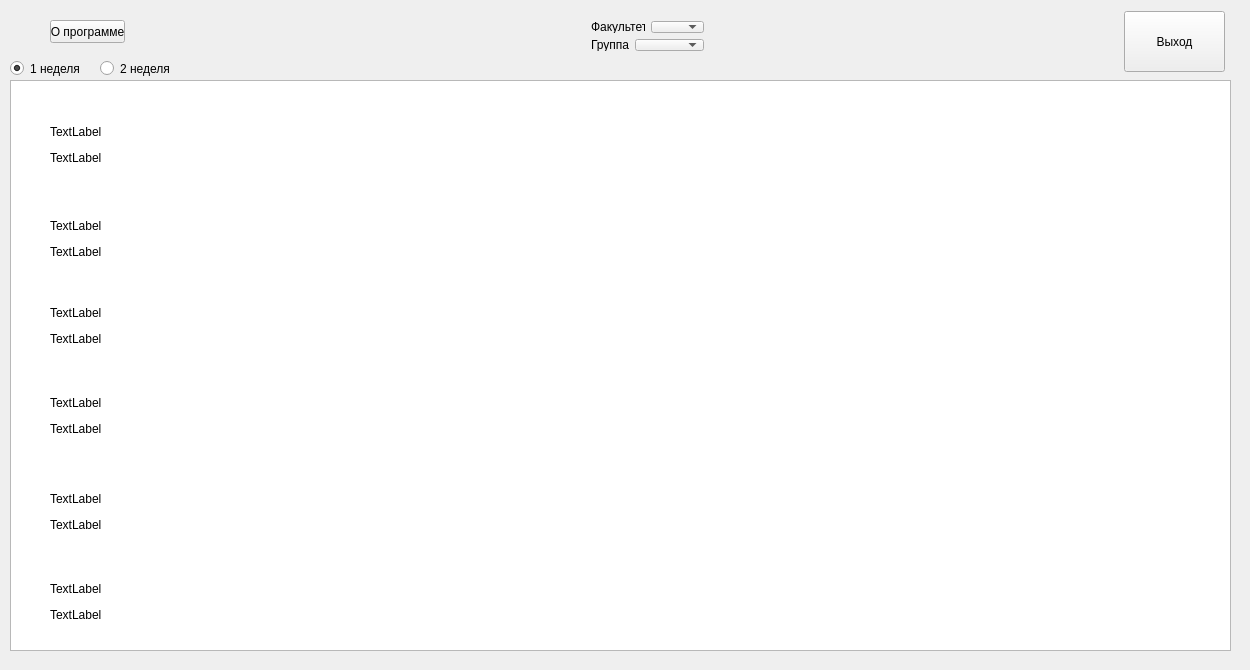
<?xml version="1.0" encoding="UTF-8"?>
<ui version="4.0">
 <class>read</class>
 <widget class="QWidget" name="read">
  <property name="geometry">
   <rect>
    <x>0</x>
    <y>0</y>
    <width>1250</width>
    <height>670</height>
   </rect>
  </property>
  <property name="minimumSize">
   <size>
    <width>1250</width>
    <height>670</height>
   </size>
  </property>
  <property name="maximumSize">
   <size>
    <width>1305</width>
    <height>660</height>
   </size>
  </property>
  <property name="windowTitle">
   <string>Расписание</string>
  </property>
  <property name="windowIcon">
   <iconset>
    <normaloff>icon.ico</normaloff>icon.ico</iconset>
  </property>
  <widget class="QRadioButton" name="week1Radio">
   <property name="geometry">
    <rect>
     <x>10</x>
     <y>60</y>
     <width>82</width>
     <height>17</height>
    </rect>
   </property>
   <property name="text">
    <string>1 неделя</string>
   </property>
   <property name="checked">
    <bool>true</bool>
   </property>
  </widget>
  <widget class="QRadioButton" name="week2Radio">
   <property name="geometry">
    <rect>
     <x>100</x>
     <y>60</y>
     <width>82</width>
     <height>17</height>
    </rect>
   </property>
   <property name="text">
    <string>2 неделя</string>
   </property>
  </widget>
  <widget class="QLabel" name="time3">
   <property name="geometry">
    <rect>
     <x>50</x>
     <y>331</y>
     <width>121</width>
     <height>16</height>
    </rect>
   </property>
   <property name="text">
    <string>TextLabel</string>
   </property>
  </widget>
  <widget class="QLabel" name="para4">
   <property name="geometry">
    <rect>
     <x>50</x>
     <y>395</y>
     <width>111</width>
     <height>16</height>
    </rect>
   </property>
   <property name="text">
    <string>TextLabel</string>
   </property>
  </widget>
  <widget class="QLabel" name="time4">
   <property name="geometry">
    <rect>
     <x>50</x>
     <y>421</y>
     <width>111</width>
     <height>16</height>
    </rect>
   </property>
   <property name="text">
    <string>TextLabel</string>
   </property>
  </widget>
  <widget class="QLabel" name="para5">
   <property name="geometry">
    <rect>
     <x>50</x>
     <y>491</y>
     <width>111</width>
     <height>16</height>
    </rect>
   </property>
   <property name="text">
    <string>TextLabel</string>
   </property>
  </widget>
  <widget class="QLabel" name="time5">
   <property name="geometry">
    <rect>
     <x>50</x>
     <y>517</y>
     <width>111</width>
     <height>16</height>
    </rect>
   </property>
   <property name="text">
    <string>TextLabel</string>
   </property>
  </widget>
  <widget class="QLabel" name="para6">
   <property name="geometry">
    <rect>
     <x>50</x>
     <y>581</y>
     <width>131</width>
     <height>16</height>
    </rect>
   </property>
   <property name="text">
    <string>TextLabel</string>
   </property>
  </widget>
  <widget class="QLabel" name="time6">
   <property name="geometry">
    <rect>
     <x>50</x>
     <y>607</y>
     <width>91</width>
     <height>16</height>
    </rect>
   </property>
   <property name="text">
    <string>TextLabel</string>
   </property>
  </widget>
  <widget class="QLabel" name="para2">
   <property name="geometry">
    <rect>
     <x>50</x>
     <y>218</y>
     <width>81</width>
     <height>16</height>
    </rect>
   </property>
   <property name="text">
    <string>TextLabel</string>
   </property>
  </widget>
  <widget class="QLabel" name="para3">
   <property name="geometry">
    <rect>
     <x>50</x>
     <y>305</y>
     <width>141</width>
     <height>16</height>
    </rect>
   </property>
   <property name="text">
    <string>TextLabel</string>
   </property>
  </widget>
  <widget class="QLabel" name="time2">
   <property name="geometry">
    <rect>
     <x>50</x>
     <y>244</y>
     <width>101</width>
     <height>16</height>
    </rect>
   </property>
   <property name="text">
    <string>TextLabel</string>
   </property>
  </widget>
  <widget class="QLabel" name="para1">
   <property name="geometry">
    <rect>
     <x>50</x>
     <y>124</y>
     <width>81</width>
     <height>16</height>
    </rect>
   </property>
   <property name="text">
    <string>TextLabel</string>
   </property>
  </widget>
  <widget class="QLabel" name="time1">
   <property name="geometry">
    <rect>
     <x>50</x>
     <y>150</y>
     <width>71</width>
     <height>16</height>
    </rect>
   </property>
   <property name="text">
    <string>TextLabel</string>
   </property>
  </widget>
  <widget class="QTableWidget" name="tableWidget">
   <property name="geometry">
    <rect>
     <x>10</x>
     <y>80</y>
     <width>1221</width>
     <height>571</height>
    </rect>
   </property>
  </widget>
  <widget class="QWidget" name="layoutWidget">
   <property name="geometry">
    <rect>
     <x>580</x>
     <y>10</y>
     <width>135</width>
     <height>52</height>
    </rect>
   </property>
   <layout class="QVBoxLayout" name="verticalLayout">
    <item>
     <layout class="QHBoxLayout" name="horizontalLayout">
      <item>
       <widget class="QLabel" name="facultLabel">
        <property name="text">
         <string>Факультет</string>
        </property>
       </widget>
      </item>
      <item>
       <widget class="QComboBox" name="facultBox">
        <property name="cursor">
         <cursorShape>PointingHandCursor</cursorShape>
        </property>
       </widget>
      </item>
     </layout>
    </item>
    <item>
     <layout class="QHBoxLayout" name="horizontalLayout_2">
      <item>
       <widget class="QLabel" name="groupLabel">
        <property name="text">
         <string>Группа</string>
        </property>
       </widget>
      </item>
      <item>
       <widget class="QComboBox" name="groupBox">
        <property name="cursor">
         <cursorShape>PointingHandCursor</cursorShape>
        </property>
       </widget>
      </item>
     </layout>
    </item>
   </layout>
  </widget>
  <widget class="QPushButton" name="abtButton">
   <property name="geometry">
    <rect>
     <x>50</x>
     <y>20</y>
     <width>75</width>
     <height>23</height>
    </rect>
   </property>
   <property name="text">
    <string>О программе</string>
   </property>
  </widget>
  <widget class="QPushButton" name="quitButton">
   <property name="geometry">
    <rect>
     <x>1124</x>
     <y>11</y>
     <width>101</width>
     <height>61</height>
    </rect>
   </property>
   <property name="minimumSize">
    <size>
     <width>101</width>
     <height>61</height>
    </size>
   </property>
   <property name="cursor">
    <cursorShape>PointingHandCursor</cursorShape>
   </property>
   <property name="text">
    <string>Выход</string>
   </property>
  </widget>
  <zorder>layoutWidget</zorder>
  <zorder>tableWidget</zorder>
  <zorder>week1Radio</zorder>
  <zorder>week2Radio</zorder>
  <zorder>layoutWidget</zorder>
  <zorder>time3</zorder>
  <zorder>para4</zorder>
  <zorder>time4</zorder>
  <zorder>para5</zorder>
  <zorder>time5</zorder>
  <zorder>para6</zorder>
  <zorder>time6</zorder>
  <zorder>para2</zorder>
  <zorder>para3</zorder>
  <zorder>time2</zorder>
  <zorder>para1</zorder>
  <zorder>time1</zorder>
  <zorder>abtButton</zorder>
 </widget>
 <layoutdefault spacing="6" margin="11"/>
 <resources/>
 <connections/>
</ui>
